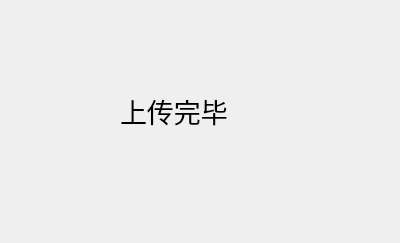
<?xml version="1.0" encoding="UTF-8"?>
<ui version="4.0">
 <class>Dialog</class>
 <widget class="QDialog" name="Dialog">
  <property name="geometry">
   <rect>
    <x>0</x>
    <y>0</y>
    <width>400</width>
    <height>243</height>
   </rect>
  </property>
  <property name="windowTitle">
   <string>Dialog</string>
  </property>
  <widget class="QLabel" name="label">
   <property name="geometry">
    <rect>
     <x>120</x>
     <y>50</y>
     <width>281</width>
     <height>121</height>
    </rect>
   </property>
   <property name="font">
    <font>
     <pointsize>20</pointsize>
    </font>
   </property>
   <property name="text">
    <string>上传完毕</string>
   </property>
  </widget>
 </widget>
 <resources/>
 <connections/>
</ui>
